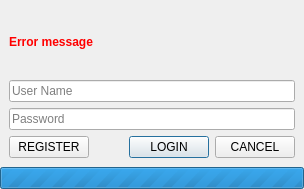
<?xml version="1.0" encoding="UTF-8"?>
<ui version="4.0">
 <class>LoginDialog</class>
 <widget class="QWidget" name="LoginDialog">
  <property name="geometry">
   <rect>
    <x>0</x>
    <y>0</y>
    <width>304</width>
    <height>189</height>
   </rect>
  </property>
  <property name="windowTitle">
   <string>Authorization</string>
  </property>
  <layout class="QVBoxLayout" name="verticalLayout_2">
   <property name="spacing">
    <number>0</number>
   </property>
   <property name="leftMargin">
    <number>0</number>
   </property>
   <property name="topMargin">
    <number>0</number>
   </property>
   <property name="rightMargin">
    <number>0</number>
   </property>
   <property name="bottomMargin">
    <number>0</number>
   </property>
   <item>
    <widget class="QFrame" name="content">
     <property name="frameShape">
      <enum>QFrame::NoFrame</enum>
     </property>
     <property name="frameShadow">
      <enum>QFrame::Plain</enum>
     </property>
     <layout class="QVBoxLayout" name="verticalLayout">
      <item>
       <widget class="QLabel" name="error">
        <property name="font">
         <font>
          <weight>75</weight>
          <bold>true</bold>
         </font>
        </property>
        <property name="styleSheet">
         <string notr="true">color: rgb(255, 0, 0);</string>
        </property>
        <property name="text">
         <string>Error message</string>
        </property>
        <property name="buddy">
         <cstring>userName</cstring>
        </property>
       </widget>
      </item>
      <item>
       <widget class="QLineEdit" name="userName">
        <property name="placeholderText">
         <string>User Name</string>
        </property>
       </widget>
      </item>
      <item>
       <widget class="QLineEdit" name="password">
        <property name="echoMode">
         <enum>QLineEdit::Password</enum>
        </property>
        <property name="placeholderText">
         <string>Password</string>
        </property>
       </widget>
      </item>
      <item>
       <layout class="QHBoxLayout" name="horizontalLayout">
        <item>
         <widget class="QPushButton" name="signUp">
          <property name="text">
           <string>REGISTER</string>
          </property>
         </widget>
        </item>
        <item>
         <spacer name="horizontalSpacer">
          <property name="orientation">
           <enum>Qt::Horizontal</enum>
          </property>
          <property name="sizeHint" stdset="0">
           <size>
            <width>40</width>
            <height>20</height>
           </size>
          </property>
         </spacer>
        </item>
        <item>
         <widget class="QPushButton" name="login">
          <property name="text">
           <string>LOGIN</string>
          </property>
          <property name="default">
           <bool>true</bool>
          </property>
         </widget>
        </item>
        <item>
         <widget class="QPushButton" name="cancel">
          <property name="text">
           <string>CANCEL</string>
          </property>
         </widget>
        </item>
       </layout>
      </item>
     </layout>
    </widget>
   </item>
   <item>
    <widget class="QProgressBar" name="progressBar">
     <property name="maximum">
      <number>0</number>
     </property>
     <property name="value">
      <number>0</number>
     </property>
     <property name="format">
      <string/>
     </property>
    </widget>
   </item>
  </layout>
 </widget>
 <tabstops>
  <tabstop>userName</tabstop>
  <tabstop>password</tabstop>
 </tabstops>
 <resources/>
 <connections/>
</ui>
